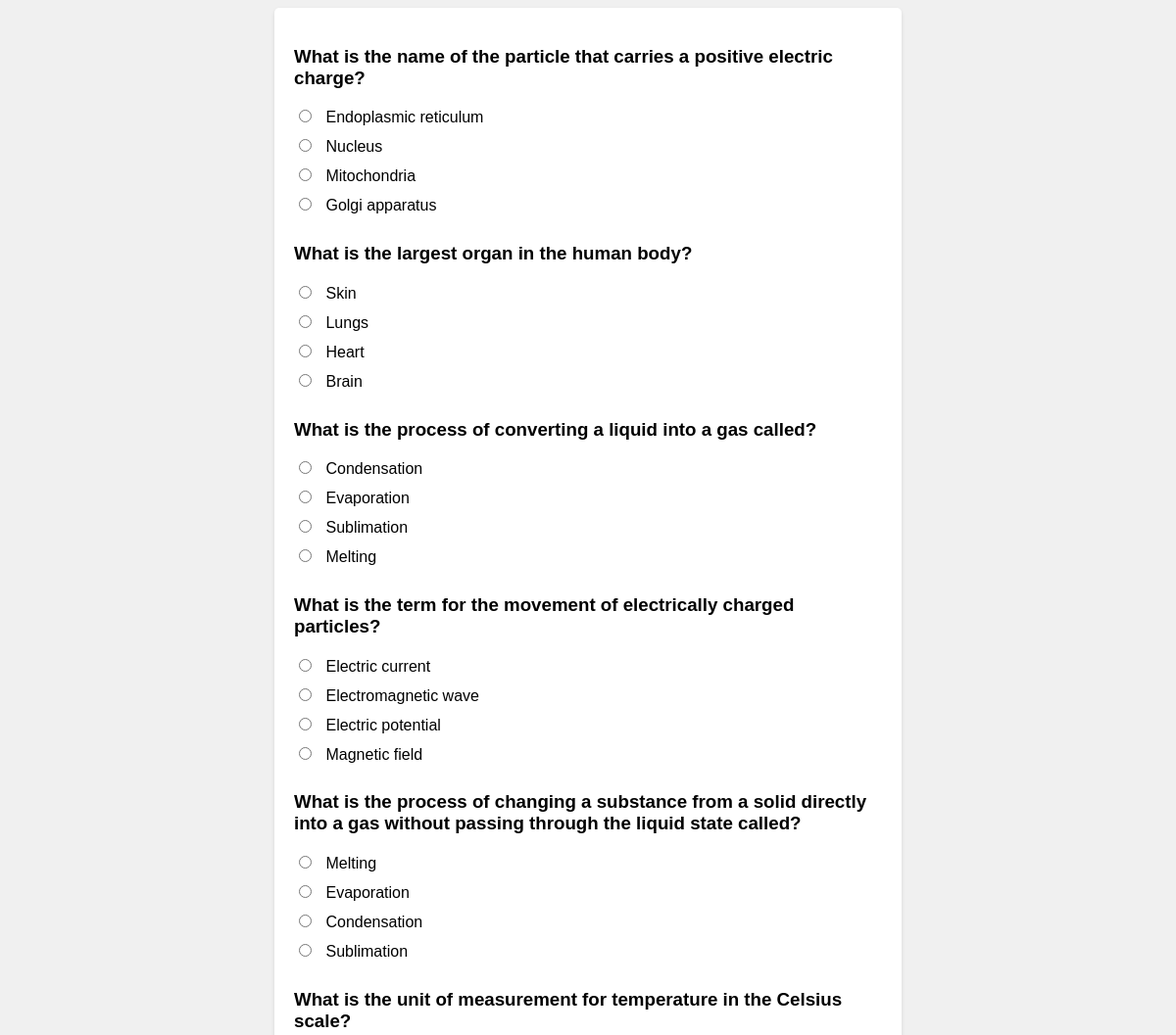
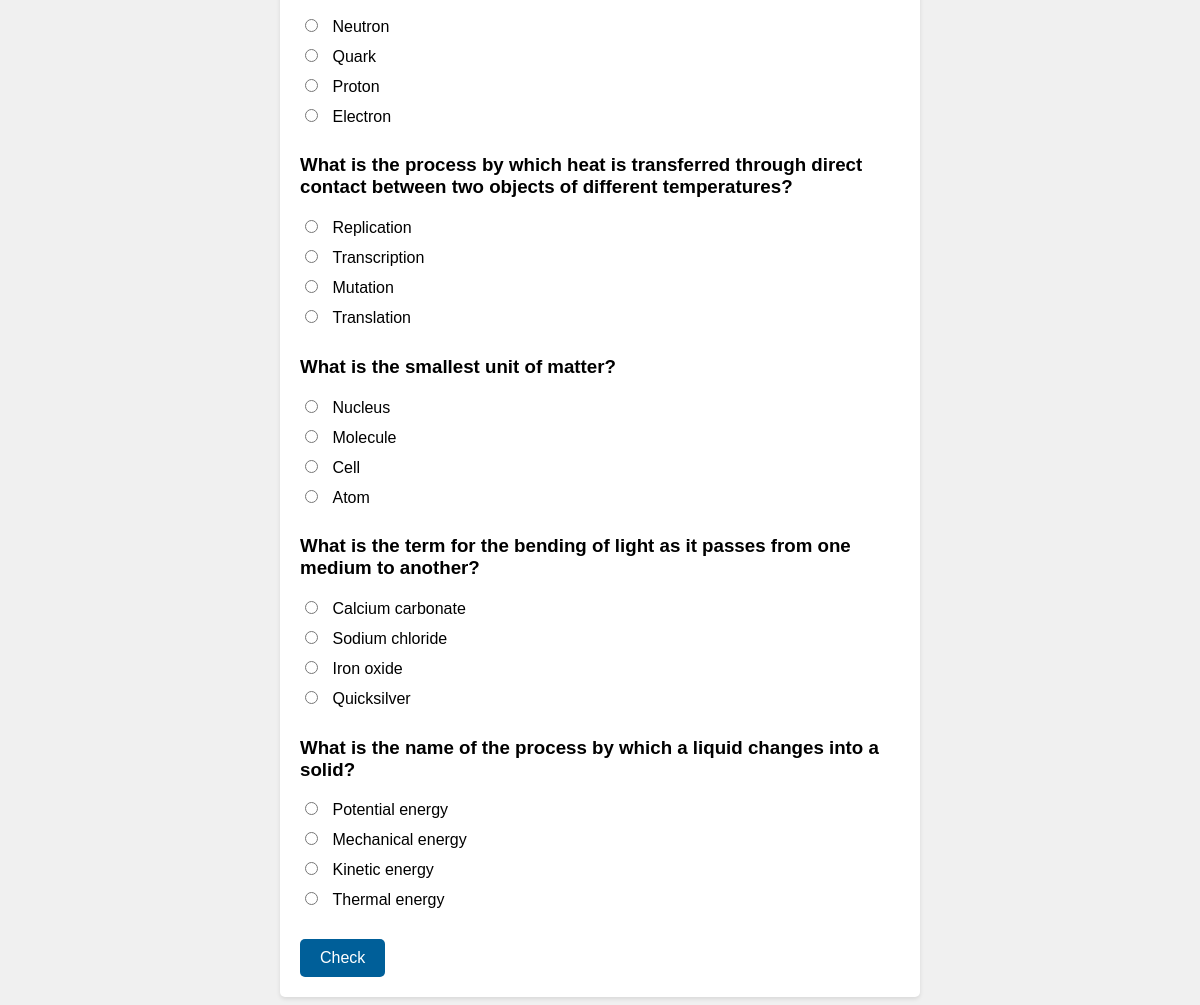
/QuizApp/QuizApp/questionsScience.php (signed in), run on the app's committed database (2 pictures, top to bottom).
### tables this page shows
CREATE TABLE IF NOT EXISTS `questions` (
  `question_id` int NOT NULL AUTO_INCREMENT,
  `quiz_id` int NOT NULL,
  `question_text` text,
  `correct_answer` text,
  PRIMARY KEY (`question_id`),
  KEY `quiz_id` (`quiz_id`)
);

### QuizApp/QuizApp/questionsScience.php (called while the page is built, shortened)
<?php
$quiz_id = 4;
require 'questions.php';
?>

### QuizApp/QuizApp/questions.php (the view, shortened to what this page needs)
<?php
	require 'config.php';
	$query = "SELECT * FROM questions WHERE quiz_id=$quiz_id ORDER BY RAND() LIMIT 10";
	$result = $conn->query($query);
?>
<!DOCTYPE html>
<html>
<head>
	<link rel="stylesheet" href="./css/question.css">
</head>
<body>
	<?php
		echo '<form method="post">';
		while ($row = $result->fetch_assoc()) {
			$answer_query = "SELECT * FROM answers WHERE question_id={$row['question_id']}";
			$answer_result = $conn->query($answer_query);
			$answers = array();
			while ($answer_row = $answer_result->fetch_assoc()) {
				$answers[] = $answer_row['answer_text'];
			}
			shuffle($answers);
			echo '<div class="question">';
			echo '<h3>' . $row['question_text'] . '</h3>';
			foreach ($answers as $answer) {
				echo '<div class="answer">';
				echo '<input type="radio" id ="'.$answer.'" name="answer[' . $row['question_id'] . ']" value="' . $answer . '" required> ';
				echo "<label style='display:inline-block;' for='$answer'>$answer</label>";
				echo '</div>';
			}
		}
		echo '<input type="submit" name="submit" value="Check">';
		echo '</form>';
	?>
</body>
</html>

### QuizApp/QuizApp/css/question.css (style rules this page uses)
body { font-family: Arial, sans-serif; background-color: #f0f0f0; }
form { width: 600px; margin: 0 auto; background-color: #fff; padding: 20px; border-radius: 5px; box-shadow: 0 2px 4px rgba(0, 0, 0, 0.1); }
label { display: block; margin-bottom: 10px; }
input[type="radio"] { margin-right: 10px; }
input[type="submit"] { display: block; margin-top: 20px; background-color: #005f99; color: #fff; border: none; padding: 10px 20px; font-size: 16px; cursor: pointer; border-radius: 5px; }

### data on the page
questions: question_text "What is the name of the particle that carries a positive electric charge?", answer "Endoplasmic reticulum", answer "Nucleus", answer "Mitochondria", answer "Golgi apparatus"
questions: question_text "What is the largest organ in the human body?", answer "Skin", answer "Lungs", answer "Heart", answer "Brain"
questions: question_text "What is the process of converting a liquid into a gas called?", answer "Condensation", answer "Evaporation", answer "Sublimation", answer "Melting"
questions: question_text "What is the term for the movement of electrically charged particles?", answer "Electric current", answer "Electromagnetic wave", answer "Electric potential", answer "Magnetic field"
questions: question_text "What is the process of changing a substance from a solid directly into a gas without passing through the liquid state called?", answer "Melting", answer "Evaporation", answer "Condensation", answer "Sublimation"
questions: question_text "What is the unit of measurement for temperature in the Celsius scale?", answer "Neutron", answer "Quark", answer "Proton", answer "Electron"
questions: question_text "What is the process by which heat is transferred through direct contact between two objects of different temperatures?", answer "Replication", answer "Transcription", answer "Mutation", answer "Translation"
questions: question_text "What is the smallest unit of matter?", answer "Nucleus", answer "Molecule", answer "Cell", answer "Atom"
questions: question_text "What is the term for the bending of light as it passes from one medium to another?", answer "Calcium carbonate", answer "Sodium chloride", answer "Iron oxide", answer "Quicksilver"
questions: question_text "What is the name of the process by which a liquid changes into a solid?", answer "Potential energy", answer "Mechanical energy", answer "Kinetic energy", answer "Thermal energy"
